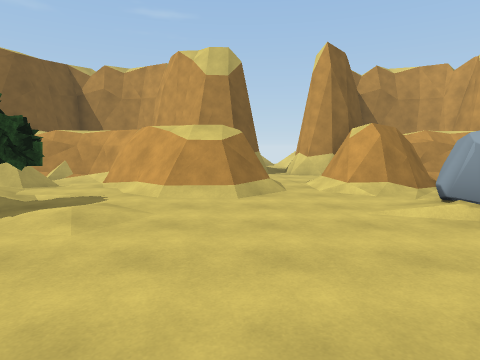
view 1 (above)

17 first-person views from a walk through a scene from a Unity 3-D project. The camera is 1.3 m above the floor, tilts 6° down and sees 75° across. The floor is counted in squares, 2 m on a side. Each view is taken from the middle of a square. On the plan, view 1 faces up. The plan holds only what a view shows up to about 10 squares ahead; the rest is blank. The place goes on beyond the plan. The player character is not drawn. Some surface patterns are stand-ins.

view 2
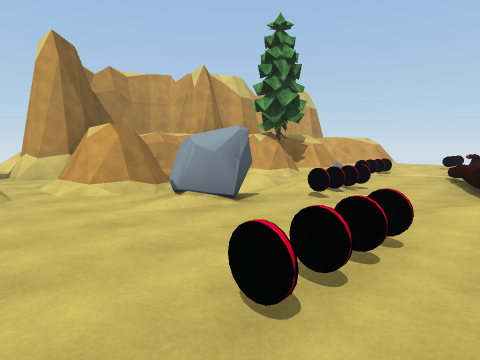

view 3
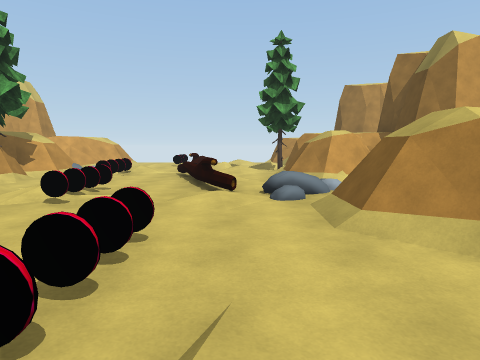

view 4
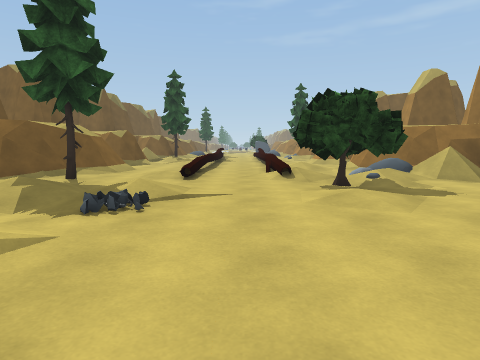

view 5
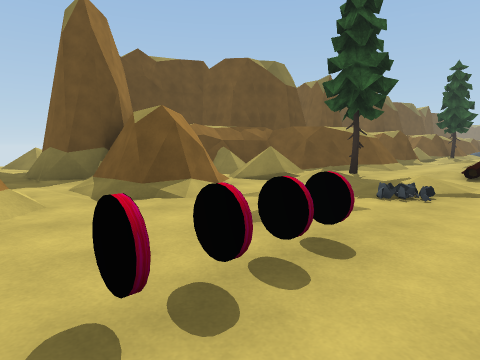

view 6
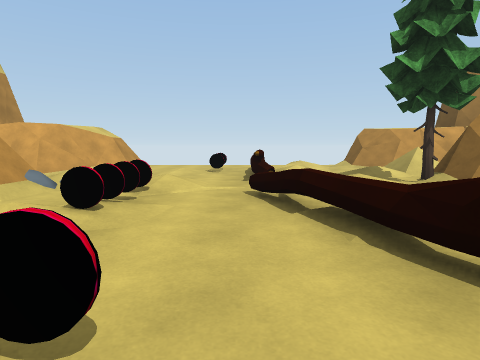

view 7
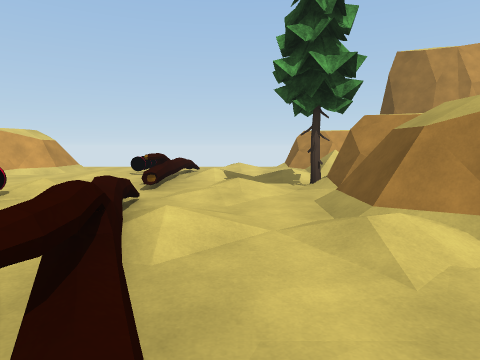

view 8
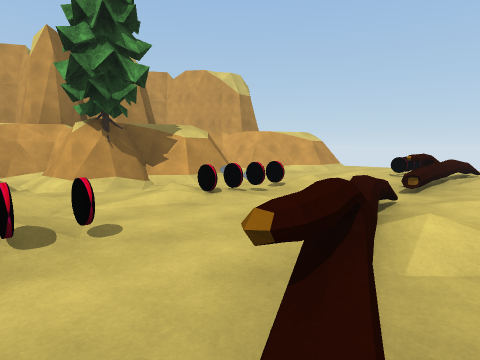

view 9
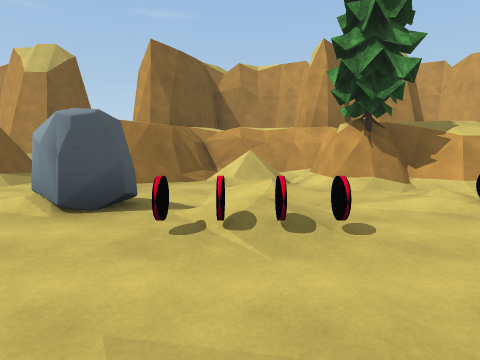

view 10
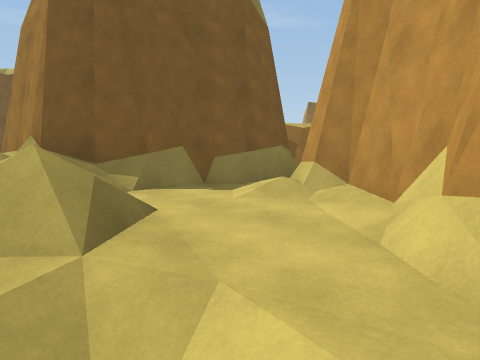

view 11
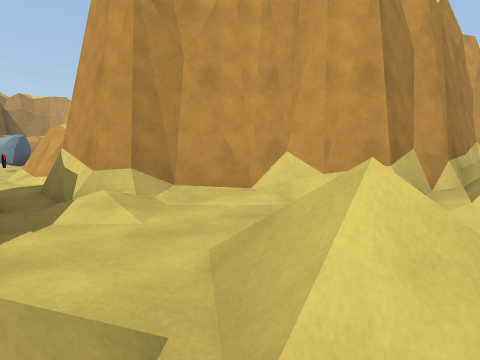

view 12
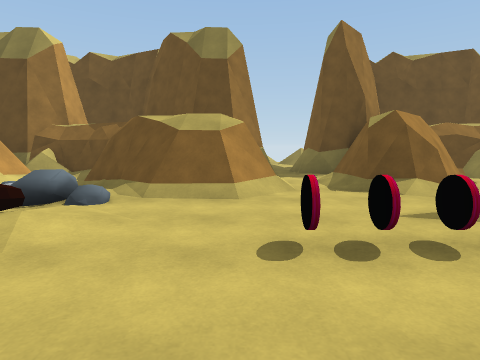

view 13
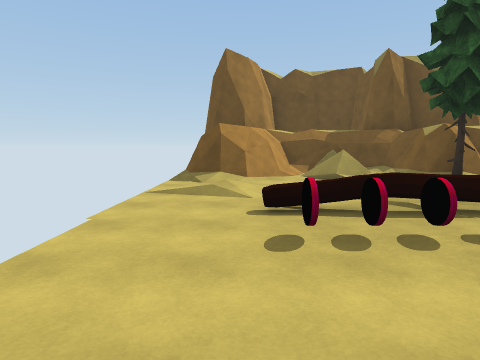

view 14
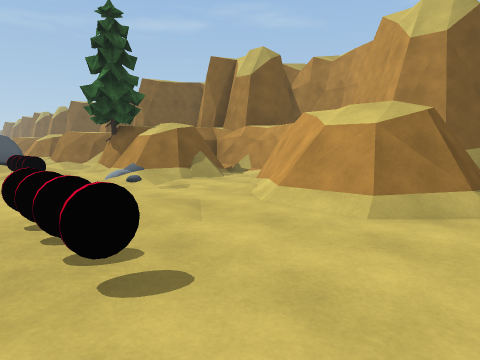

view 15
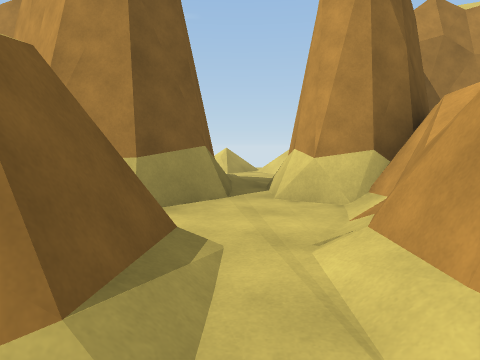

view 16
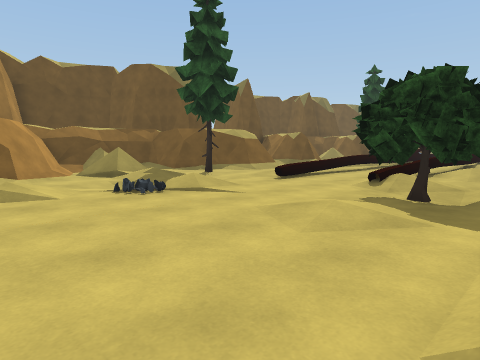

view 17
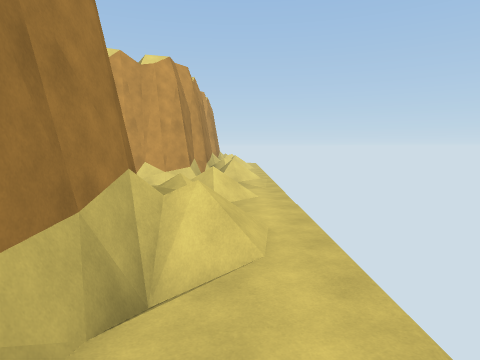

### Floor plan
Key: @ floor where view 1 was taken; # wall or solid block; . main floor; : floor 0.25 m higher than the main floor; - floor 0.25 m lower than the main floor; / step, stairs or slope; = window, fence, low wall or low ledge; ^ raised ledge; T tree; R rock; C coin; O other object.
Columns run from 7 left of view 1 to 16 right of it. Each row starts with its distance up from view 1.
 14        //
 13        ///
 12         ./
 11         .
 10         /#
  9       ##/##           #
  8  #######..###### ###  .
  7 ##//####.###/.####.####
  6 ##//.###.##///T###..###.
  5 ..O/..//...././.#O...//.
  4 :..TT.....R-.-..........
  3 ==/T.......CCC.OO:..CC..
  2 ................=.==.=..
  1 ===/./R.CCC..=^/..../...
  0 ....-..@..../....:.-..:.
 -1 //.T./....//=O///.T/ ...
 -2 ###.//.##.###=/####///##
 -3   ##-/###.####/####//##
 -4   ######..#  ###  ####
 -5       ###.#
 -6        ##.##
 -7        ##..##
 -8       ##/...###
 -9     ###////../###
-10    //.//./////

Where each view was taken, in squares from view 1:
view 1: 0 up, 0 right, facing up
view 2: 0 up, 0 right, facing up-right
view 3: 0 up, 0 right, facing right
view 4: 2 up, 2 right, facing left
view 5: 2 up, 3 right, facing down-left
view 6: 2 up, 5 right, facing right
view 7: 0 up, 5 right, facing right
view 8: 0 up, 5 right, facing up-right
view 9: 0 up, 5 right, facing up
view 10: 10 down, 5 right, facing up-left
view 11: 10 down, 1 right, facing up-right
view 12: 3 up, 3 right, facing down
view 13: 5 up, 15 right, facing down
view 14: 2 up, 16 right, facing up-left
view 15: 5 up, 1 right, facing up
view 16: 5 up, 1 right, facing down-left
view 17: 10 down, 4 left, facing right
